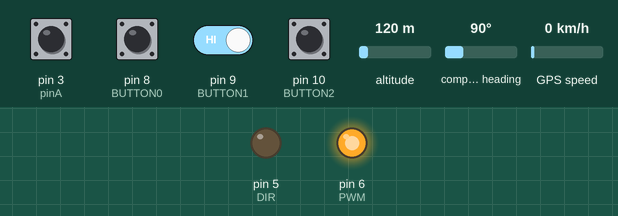
A sketch run on a simulated Arduino Uno, built for the host (arithmetic inside an expression is 32-bit, double 64-bit). Parts: output pins drawn as LEDs (lit = HIGH). The test bench sets the inputs (shaded band); at power-on: pin 3 (pinA), pin 9 (BUTTON1) HIGH, pin 8 (BUTTON0), pin 10 (BUTTON2) LOW, altitude 120 m, compass heading 90°, GPS speed 0 km/h. The GPS gets a fix after 3 s at 37.7749, -122.4194 with 8 satellites; what the sketch prints to the serial monitor is not drawn. At 17.2 s the program restarts the board; the recording ends there.

Above: at 1.2 s.
1.3 s: pin 8 (BUTTON0) pulled HIGH for 0.15 s
At 2.5 s:
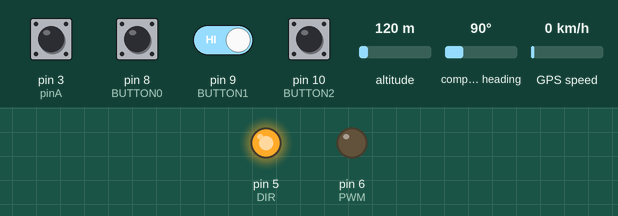
2.9 s: pin 10 (BUTTON2) pulled HIGH for 0.15 s
At 3.2 s:
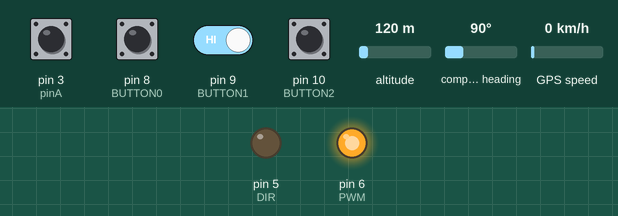
4.5 s: pin 8 (BUTTON0) pulled HIGH for 1 s
At 5.1 s:
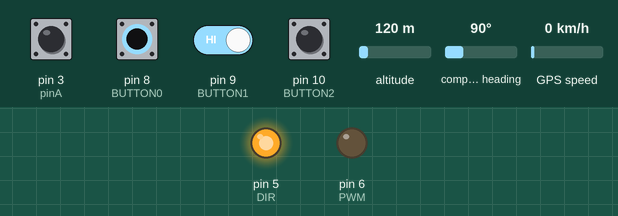
8.5 s: pin 10 (BUTTON2) pulled HIGH for 1 s
At 8.8 s:
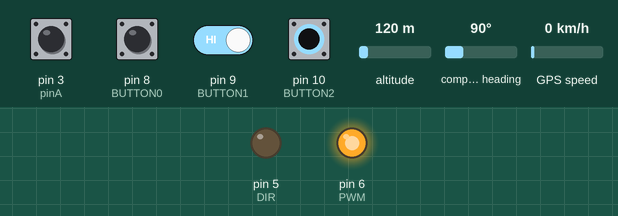
12.5 s: pin 8 (BUTTON0) pulled HIGH for 3.2 s
At 13.5 s:
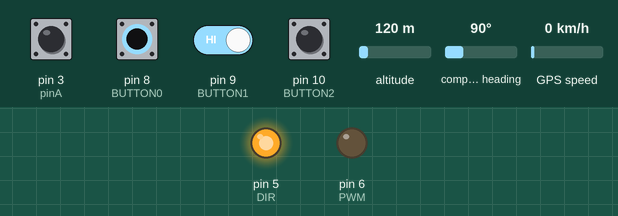
17.2 s: pin 9 (BUTTON1) driven LOW and pin 10 (BUTTON2) driven HIGH
Timing chart, 0 to 17.2 s (numbered marks = the images above; inputs shaded):
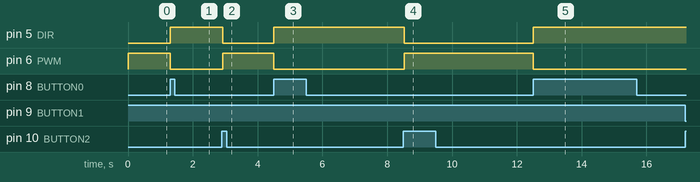

Measured:
- after the input at 1.3 s, pin 5 (DIR): LOW → HIGH at once; pin 6 (PWM): HIGH → LOW at once
- after the input at 2.9 s, pin 5 (DIR): HIGH → LOW at once; pin 6 (PWM): LOW → HIGH at once
- after the input at 4.5 s, pin 5 (DIR): LOW → HIGH at once; pin 6 (PWM): HIGH → LOW at once
- after the input at 8.5 s, pin 5 (DIR): HIGH → LOW at once; pin 6 (PWM): LOW → HIGH at once
- after the input at 12.5 s, pin 5 (DIR): LOW → HIGH at once; pin 6 (PWM): HIGH → LOW at once

The sketch:

main.ino
```cpp
#include <TinyGPS++.h>
#include <SoftwareSerial.h>
#include <math.h>
#include <Arduino.h>
#include <Wire.h>

#define DIR 5
#define PWM 6

#define BUTTON0 8 // против часовой
#define BUTTON1 9 // север
#define BUTTON2 10 // по часовой

void(* resetFunc) (void) = 0;

int pinA = 3;  // номер вывода, подключенный к CLK енкодера
int pinB = 2;  // номер вывода контроллера, подключенный к DT енкодера
int encoderPosCount = 0;
int pinALast;
int aVal;
boolean bCW;

static const int RXPin = 12, TXPin = 11;
static const uint32_t GPSBaud = 9600;

TinyGPSPlus gps;
SoftwareSerial ss(RXPin, TXPin);

double pi = 3.14159265359;

double tpi = 2 * pi;
double degs = 180.0 / pi;
double rads = pi / 180.0;

double L, RA, g, daylen, delta, x, y, z;
double SunDia = 0.53;

double AirRefr = 34.0 / 60.0;

double FNday (double y, double m, double d, double h) {
  double luku = - 7 * (y + (m + 9) / 12) / 4 + 275 * m / 9 + d;
  luku += (double)y * 367;
  return (double)luku - 730530.0 + h / 24.0;
};

double FNrange (double x) {
  double b = x / tpi;

  double a = tpi * (b - (long)(b));

  if (a < 0) a = tpi + a;

  return a;
};

double f0(double lat, double declin) {
  double fo, dfo;
  dfo = rads * (0.5 * SunDia + AirRefr);
  if (lat < 0.0) dfo = -dfo;
  fo = tan(declin + dfo) * tan(lat * rads);
  if (fo > 0.99999) fo = 1.0;
  fo = asin(fo) + pi / 2.0;

  return fo;
};

double FNsun (double d) {
  double w, M, v, r;

  w = 282.9404 + 4.70935E-5 * d;
  M = 356.047 + 0.9856002585 * d;

  L = FNrange(w * rads + M * rads);

  g = FNrange(M * rads);

  double ecc = 0.016709 - 1.151E-9 * d;

  double obliq = 23.4393 * rads - 3.563E-7 * rads * d;
  double E = M + degs * ecc * sin(g) * (1.0 + ecc * cos(g));
  E = degs * FNrange(E * rads);
  x = cos(E * rads) - ecc;
  y = sin(E * rads) * sqrt(1.0 - ecc * ecc);
  r = sqrt(x * x + y * y);
  v = atan2(y, x) * degs;

  double lonsun = v + w;
  lonsun -= 360.0 * (lonsun > 360.0);

  x = r * cos(lonsun * rads);
  y = r * sin(lonsun * rads);
  double yequat = y * cos(obliq);
  double zequat = y * sin(obliq);
  RA = atan2(yequat, x);
  delta = atan2(zequat, sqrt(x * x + yequat * yequat));
  RA *= degs;


  return FNrange(L + 1.915 * rads * sin(g) + .02 * rads * sin(2 * g));
};

double altitude = 0;
double azimuth = 0;

void calculationSunPosition(double year, double m, double day, double h, double latit, double doubleit, double timezone ) {
  double UT = h - timezone;
  double jd = FNday(year, m, day, UT);

  double lambda = FNsun(jd);

  double obliq = 23.4393 * rads - 3.563E-7 * rads * jd;

  double GMST0 = L * degs / 15.0 + 12.0;
  double SIDTIME = GMST0 + UT + doubleit / 15.0;

  double ha = 15.0 * SIDTIME - RA;
  ha = FNrange(rads * ha);
  x = cos(ha) * cos(delta);
  y = sin(ha) * cos(delta);
  z = sin(delta);
  double xhor = x * sin(latit * rads) - z * cos(latit * rads);
  double yhor = y;
  double zhor = x * cos(latit * rads) + z * sin(latit * rads);
  double azim = atan2(yhor, xhor) + pi;
  azim = FNrange(azim);
  double altit = asin(zhor) * degs;

  double alpha = atan2(cos(obliq) * sin(lambda), cos(lambda));

  double equation = 1440 - (L - alpha) * degs * 4;

  ha = f0(latit, delta);

  daylen = degs * ha / 7.5;
  if (daylen < 0.0001) {
    daylen = 0.0;
  }

  double riset = 12.0 - 12.0 * ha / pi - doubleit / 15.0 + equation / 60.0;
  double settm = 12.0 + 12.0 * ha / pi - doubleit / 15.0 + equation / 60.0;
  double noont = riset + 12.0 * ha / pi;
  double altmax = 90.0 + delta * degs - latit;
  if (altmax > 90.0) altmax = 180.0 - altmax;

  noont -= 24 * (noont > 24);

  if (riset > 24.0) riset -= 24.0;
  if (settm > 24.0) settm -= 24.0;

  altitude = altit;
  azimuth = azim * degs;
}

void setup() {

  Wire.begin();
  ss.begin(GPSBaud);

  pinMode(DIR, OUTPUT);
  pinMode(PWM, OUTPUT);

  pinMode(BUTTON0, INPUT);
  pinMode(BUTTON1, INPUT);
  pinMode(BUTTON2, INPUT);

  pinMode (pinA, INPUT);
  pinMode (pinB, INPUT);
  /* Считываем значение на выводе A и запоминаем его как последнее значение на этом выводе */
  pinALast = digitalRead(pinA);
  Serial.begin (115200);


}

double R = encoderPosCount; //3690 * D / 360;
double D = R / 3740 * 360;
float heading = D;

bool chekButton = false;
int lasthour = -1;
void loop()
{

  if (digitalRead(BUTTON1) == LOW) {
    Serial.println("Set north");
    resetFunc();
  }
  while (digitalRead(BUTTON0) == LOW) {
    Serial.println("Rotate left");
    digitalWrite(DIR, LOW);
    digitalWrite(PWM, HIGH);
    chekButton = true;
  }
  if (chekButton) {
    digitalWrite(DIR, HIGH);
    digitalWrite(PWM, HIGH);
    chekButton = false;
  }

  while (digitalRead(BUTTON2) == LOW) {
    Serial.println("Rotate right");
    digitalWrite(DIR, HIGH);
    digitalWrite(PWM, LOW);
    chekButton = true;
  }
  if (chekButton) {
    digitalWrite(DIR, HIGH);
    digitalWrite(PWM, HIGH);
    chekButton = false;
  }
  aVal = digitalRead(pinA);

  if (lasthour != gps.time.hour()) {
    calculationSunPosition(gps.date.year(), gps.date.month(), gps.date.day(), gps.time.hour(), gps.location.lat(), gps.location.lng(), 0);
    lasthour = gps.time.hour();
  }


  if (aVal != pinALast) { // проверка на изменение значения на выводе А по сравнению с предыдущим запомненным, что означает, что вал повернулся
    // а чтобы определить направление вращения, нам понадобится вывод В.
    if (digitalRead(pinB) != aVal) {  // Если вывод A изменился первым - вращение по часовой стрелке
      encoderPosCount ++;
      bCW = true;
    } else {// иначе B изменил свое состояние первым - вращение против часовой стрелки
      bCW = false;
      encoderPosCount--;
    }
    R = encoderPosCount;
    D = R / 3740 * 360;
    if (encoderPosCount < 0) {
      heading  = D * -1;
    }
    else {
      heading  = D ;
    }

  }
  pinALast = aVal;


  /* Serial.println("Year: " + String(int(gps.date.year())) + "; month: " + String(int(gps.date.month())) + "; day: " + String(int(gps.date.day())) + "; hour: " + String(int(gps.time.hour())));
    Serial.println("Your coordinates: " + String( gps.location.lat()) + " " + String( gps.location.lng()));
    Serial.println("Azimuth (degrees): " + String(azimuth));
    Serial.println("Altitude (degrees):" + String(altitude));(*/
  Serial.println("Azimuth (degrees): " + String(azimuth));
  Serial.print("Heading: \t");
  Serial.println(String(encoderPosCount) + " | " + String(heading));

if (heading > azimuth - 3 && heading < azimuth + 3) {
      Serial.println("Found");
      digitalWrite(DIR, HIGH);
      digitalWrite(PWM, HIGH);
    }
    else {
      if (RotateRightStepCount(azimuth, heading) > RotateLeftStepCount(azimuth, heading)) {
        Serial.println("Rotate left");
        digitalWrite(DIR, LOW);
        digitalWrite(PWM, HIGH);
      }
      else {
        Serial.println("Rotate right");
        digitalWrite(DIR, HIGH);
        digitalWrite(PWM, LOW);
      }
    }

  /* if (-6 < altitude && altitude <= 0) {
     Serial.println("***Civil twilight***");
    }
    if (-12 < altitude && altitude <= -6) {
     Serial.println("***Navigational twilight***");
    }
    if (-18 < altitude && altitude <= -12) {
     Serial.println("***Astronomical twilight***");
    }
    if (altitude <= -18) {
     Serial.println("***Night***");
    }*/

  Serial.println("");

  smartDelay();

}

static void smartDelay()//unsigned long ms)
{
  // unsigned long start = millis();

  while (ss.available())
  {
    gps.encode(ss.read());
  }

}

int RotateRightStepCount( int heading, int azimuth ) {
  int summ = 0;
  int azimuthstart = azimuth;
  while (true) {
    azimuth++;
    if (azimuth >= 360) {
      summ = azimuth;
      azimuth = 0;
    }
    if (azimuth == heading) {
      summ = summ + azimuth - azimuthstart;
      return summ;
      break;
    }
  }
}

int RotateLeftStepCount( int heading, int azimuth ) {
  int summ = 0;
  azimuth--;
  bool swichmod = false;
  while (true) {
    summ++;
    azimuth--;
    if (azimuth <= 0) {
      swichmod = true;
      azimuth = 360;
    }
    if (azimuth == heading) {
      return summ;
      break;
    }
  }
}
```
